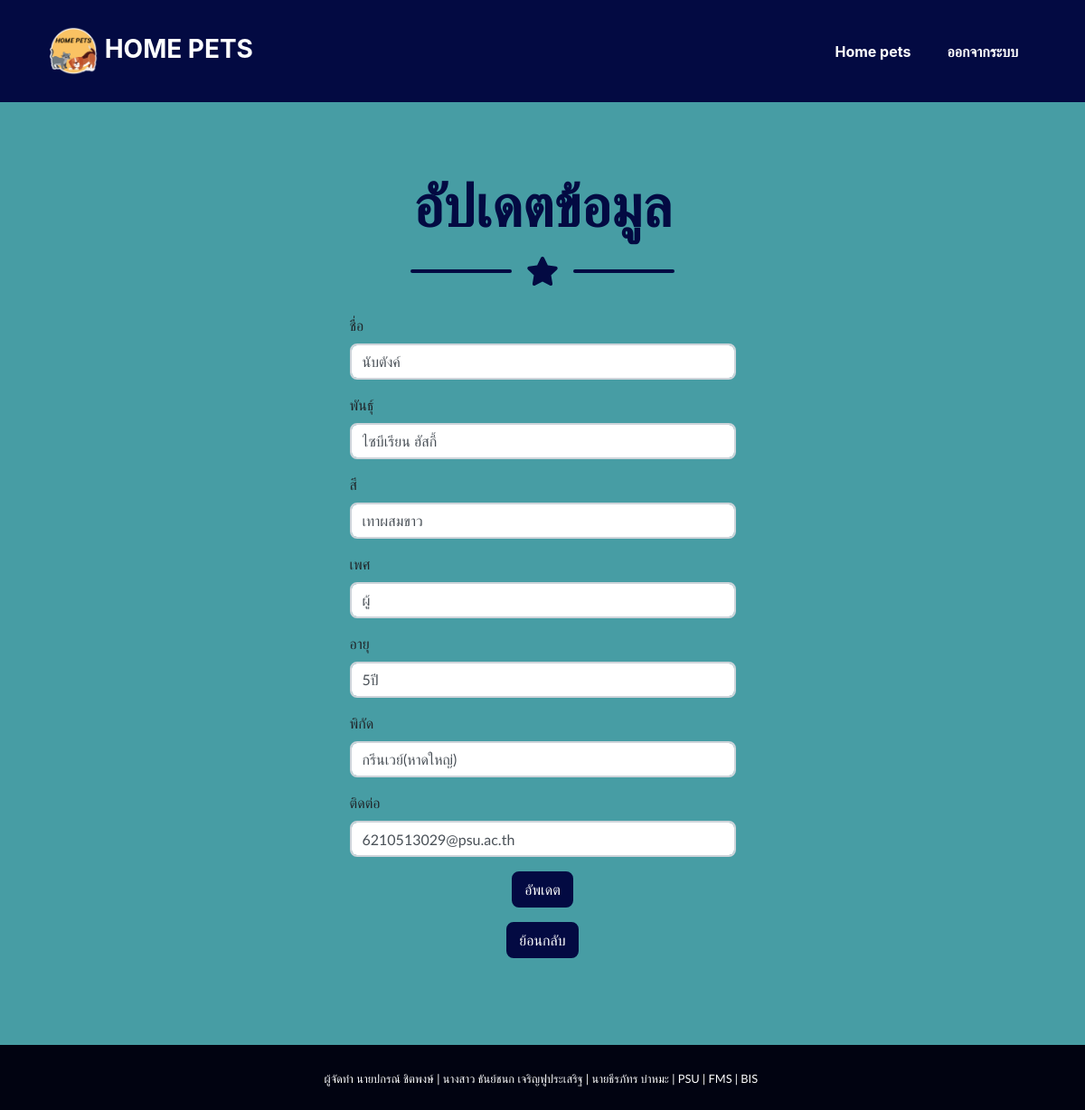
The app's page /update_user.php?user_id=65 with its own data.
### tables this page shows
CREATE TABLE `post` (
  `user_id` int(11) NOT NULL COMMENT 'ID of Post',
  `user_type` varchar(10) NOT NULL COMMENT 'Type',
  `user_name` varchar(50) NOT NULL COMMENT 'Name',
  `user_breed` varchar(50) NOT NULL COMMENT 'Breed',
  `user_color` varchar(50) NOT NULL COMMENT 'Color',
  `user_gender` varchar(20) NOT NULL COMMENT 'Gender',
  `user_age` varchar(50) NOT NULL COMMENT 'Age',
  `user_date` date NOT NULL COMMENT 'Date',
  `user_location` varchar(200) NOT NULL COMMENT 'Location',
  `user_contact` varchar(200) NOT NULL COMMENT 'Contact',
  `user_img` varchar(200) NOT NULL COMMENT 'Image',
  `pet_desc` text DEFAULT NULL
);

### update_user.php (the view, shortened to what this page needs)
<?php
    include_once 'dbconnect.php';
	if (isset($_GET['user_id'])) {
		$sql = "SELECT * FROM post WHERE user_id = " . $_GET['user_id'];
		$result = mysqli_query($con, $sql);
		$row_update = mysqli_fetch_array($result);
		$name = $row_update['user_name'];
		$breed = $row_update['user_breed'];
		$color = $row_update['user_color'];
		$gender = $row_update['user_gender'];
		$age = $row_update['user_age'];
		$location = $row_update['user_location'];
		$contact = $row_update['user_contact'];
	}
?>
<!DOCTYPE html>
<html>
<head>
    <link href="css/styles.css" rel="stylesheet">
	<link rel="stylesheet" href="css/heading.css">
    <link rel="stylesheet" href="css/body.css">
</head>
<body id="page-top">
	<nav class="navbar navbar-expand-lg bg-secondary fixed-top" id="mainNav">
        <div class="container"><a class="navbar-brand js-scroll-trigger" href="index.php"><img src="assets/img/image0_copy.png" height="55" width="55">      HOME PETS</a>
            <div class="collapse navbar-collapse" id="navbarResponsive">
                <ul class="navbar-nav ml-auto">
                    <li class="nav-item mx-0 mx-lg-1"><a class="nav-link py-3 px-0 px-lg-3 rounded js-scroll-trigger"
                            href="index.php">Home pets</a>
                    </li>
                    <li class="nav-item mx-0 mx-lg-1"><a class="nav-link py-3 px-0 px-lg-3 rounded js-scroll-trigger" href="logout.php">ออกจากระบบ</a></li>
                </ul>
        	</div>
    	</div>
	</nav>
<header class="masthead bg-primary">
<div class="container">
	<div class="row justify-content-center">
		<div class="col-md-5 col-md-offset-4 well">
			<form role="form" action="<?php echo $_SERVER['PHP_SELF']; ?>" method="post" name="updateform">
				<fieldset>
					<h1 class="masthead-heading mb-0 text-secondary text-center">อัปเดตข้อมูล</h1>
       				 <div class="divider-custom">
           				<div class="divider-custom-line"></div>
            			<div class="divider-custom-icon"><i class="fas fa-star"></i></div>
            			<div class="divider-custom-line"></div>
        			</div>
					<div class="form-group">
						<label for="name">ชื่อ</label>
						<input type="text" name="user_name"  required value="<?php echo $name; ?>" class="form-control" />
					</div>
					<div class="form-group">
						<label for="name">พันธุ์</label>
						<input type="text" name="user_breed"  required value="<?php echo $breed; ?>" class="form-control" />
					</div>
					<div class="form-group">
					<label for="name">สี</label>
						<input type="text" name="user_color" required value="<?php echo $color; ?>" class="form-control" />
					</div>
					<div class="form-group">
					<label for="name">เพศ</label>
						<input type="text" name="user_gender" required value="<?php echo $gender; ?>" class="form-control">
					</div>
					<div class="form-group">
					<label for="name">อายุ</label>
						<input type="text" name="user_age"  required value="<?php echo $age; ?>" class="form-control" />
					</div>
					<div class="form-group">
					<label for="name">พิกัด</label>
						<input type="text" name="user_location"  required value="<?php echo $location; ?>" class="form-control" />
					</div>
					<div class="form-group">
					<label for="name">ติดต่อ</label>
						<input type="text" name="user_contact"  required value="<?php echo $contact; ?>" class="form-control" />
					</div>
					<center>
					<div class="form-group">
						<input type="submit" name="update" value="อัพเดต" class="btn btn-secondary"/>
					</div>
					</center>
				</fieldset>
			</form>
		</div>
	</div>
</div>
<center><button onclick="document.location='show_user.php'" class="btn btn-secondary">ย้อนกลับ</button></center>
</header>
<section class="copyright py-4 text-center text-white">
<div class="container"><small class="pre-wrap">ผู้จัดทำ นายปกรณ์ ชิตพงษ์ | นางสาว ธันย์ชนก เจริญฟูประเสริฐ | นายธีรภัทร บ่าหมะ | PSU | FMS | BIS </small></div></section>
</body>
</html>

### records on screen
post: user_name "นับตังค์", user_breed "ไซบีเรียน ฮัสกี้", user_color "เทาผสมขาว", user_gender "ผู้", user_age "5ปี", user_location "กรีนเวย์(หาดใหญ่)", user_contact "6210513029@psu.ac.th"
